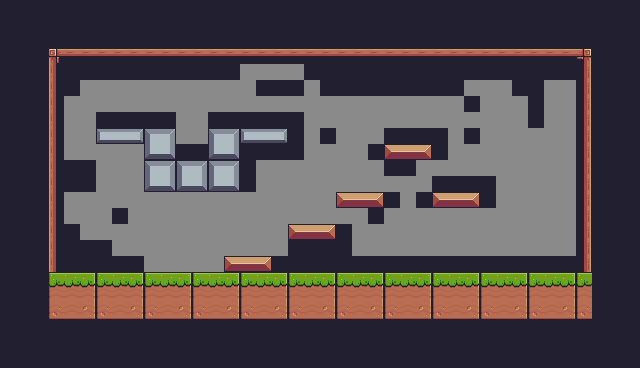

Rendered tile map (Tiled .tmx) drawn with the repository's tilesets; below, a short description and the full map source, tile grids included:
An orthogonal 40x23 tile map with 16x16 px tiles, 1 tile layer (Background) and 16 objects (10x Platform, Player).

<map version="1.10" tiledversion="1.11.0" orientation="orthogonal" renderorder="right-down" width="40" height="23" tilewidth="16" tileheight="16" infinite="0" backgroundcolor="#8a8a8a" nextlayerid="6" nextobjectid="22">
 <tileset firstgid="1" source="Pixel_Adventure.tsx" />
 <layer id="1" name="Background" width="40" height="23">
  <properties>
   <property name="BackgroundColor" value="Gray" />
  </properties>
  <data encoding="csv">
112,112,112,112,112,112,112,112,112,112,112,112,112,112,112,112,112,112,112,112,112,112,112,112,112,112,112,112,112,112,112,112,112,112,112,112,112,112,112,112,
112,112,112,112,112,112,112,112,112,112,112,112,112,112,112,112,112,112,112,112,112,112,112,112,112,112,112,112,112,112,112,112,112,112,112,112,112,112,112,112,
112,112,112,112,112,112,112,112,112,112,112,112,112,112,112,112,112,112,112,112,112,112,112,112,112,112,112,112,112,112,112,112,112,112,112,112,112,112,112,112,
112,112,112,89,90,90,90,90,90,90,90,90,90,90,90,90,90,90,90,90,90,90,90,90,90,90,90,90,90,90,90,90,90,90,90,90,91,112,112,112,
112,112,112,111,112,112,112,112,112,112,112,112,112,112,112,0,0,0,0,112,112,112,112,112,112,112,112,112,112,112,112,112,112,112,112,112,113,112,112,112,
112,112,112,111,112,0,0,0,0,0,0,0,0,0,0,0,112,112,112,0,112,112,112,112,112,112,112,112,112,0,0,0,112,112,0,0,113,112,112,112,
112,112,112,111,0,0,0,0,0,0,0,0,0,0,0,0,0,0,0,0,0,0,0,0,0,0,0,0,0,112,0,0,0,112,0,0,113,112,112,112,
112,112,112,111,0,0,112,112,112,112,112,0,0,112,112,112,112,112,112,0,0,0,0,0,0,0,0,0,0,0,0,0,0,112,0,0,113,112,112,112,
112,112,112,111,0,0,101,102,103,124,125,0,0,124,125,101,102,103,112,0,112,0,0,0,112,112,112,112,0,112,0,0,0,0,0,0,113,112,112,112,
112,112,112,111,0,0,0,0,0,146,147,112,112,146,147,112,112,112,112,0,0,0,0,112,13,14,15,112,0,0,0,0,0,0,0,0,113,112,112,112,
112,112,112,111,112,112,0,0,0,124,125,124,125,124,125,112,0,0,0,0,0,0,0,0,112,112,0,0,0,0,0,0,0,0,0,0,113,112,112,112,
112,112,112,111,112,112,0,0,0,146,147,146,147,146,147,112,0,0,0,0,0,0,0,0,0,0,0,112,112,112,112,0,0,0,0,0,113,112,112,112,
112,112,112,111,0,0,0,0,0,0,0,0,0,0,0,0,0,0,0,0,0,13,14,15,112,0,112,13,14,15,112,0,0,0,0,0,113,112,112,112,
112,112,112,111,0,0,0,112,0,0,0,0,0,0,0,0,0,0,0,0,0,0,0,112,0,0,0,0,0,0,0,0,0,0,0,0,113,112,112,112,
112,112,112,111,112,0,0,0,0,0,0,0,0,0,0,0,0,0,13,14,15,112,0,0,0,0,0,0,0,0,0,0,0,0,0,0,113,112,112,112,
112,112,112,111,112,112,112,0,0,0,0,0,0,0,0,0,0,0,112,112,112,112,0,0,0,0,0,0,0,0,0,0,0,0,0,0,113,112,112,112,
112,112,112,111,112,112,112,112,112,0,0,0,0,0,13,14,15,112,112,112,112,112,112,112,112,112,112,112,112,112,112,112,112,112,112,112,113,112,112,112,
112,112,112,7,8,9,7,8,9,7,8,9,7,8,9,7,8,9,7,8,9,7,8,9,7,8,9,7,8,9,7,8,9,7,8,9,7,112,112,112,
112,112,112,29,30,31,29,30,31,29,30,31,29,30,31,29,30,31,29,30,31,29,30,31,29,30,31,29,30,31,29,30,31,29,30,31,29,112,112,112,
112,112,112,51,52,53,51,52,53,51,52,53,51,52,53,51,52,53,51,52,53,51,52,53,51,52,53,51,52,53,51,52,53,51,52,53,51,112,112,112,
112,112,112,112,112,112,112,112,112,112,112,112,112,112,112,112,112,112,112,112,112,112,112,112,112,112,112,112,112,112,112,112,112,112,112,112,112,112,112,112,
112,112,112,112,112,112,112,112,112,112,112,112,112,112,112,112,112,112,112,112,112,112,112,112,112,112,112,112,112,112,112,112,112,112,112,112,112,112,112,112,
112,112,112,112,112,112,112,112,112,112,112,112,112,112,112,112,112,112,112,112,112,112,112,112,112,112,112,112,112,112,112,112,112,112,112,112,112,112,112,112
</data>
 </layer>
 <objectgroup id="5" name="Collisions">
  <object id="7" type="Platform" x="208.5" y="128.125" width="31.25" height="63.375" />
  <object id="8" type="Platform" x="240.5" y="127.5" width="48.25" height="17" />
  <object id="9" type="Platform" x="143.5" y="128" width="32.75" height="64.25" />
  <object id="10" type="Platform" x="176.75" y="160.25" width="31.75" height="32" />
  <object id="11" type="Platform" x="96.6364" y="128.455" width="46.6364" height="15.9091" />
  <object id="12" x="48.6667" y="270.167" width="543.5" height="49" />
  <object id="13" type="Platform" x="224.636" y="256.545" width="47" height="15.2727" />
  <object id="14" type="Platform" x="384.364" y="144.636" width="47.3636" height="15.2727" />
  <object id="15" type="Platform" x="336.364" y="192.455" width="47.3636" height="15.2727" />
  <object id="16" type="Platform" x="432.313" y="192.313" width="47.8125" height="15.8125" />
  <object id="17" type="Platform" x="288.625" y="224.125" width="47" height="15.875" />
  <object id="18" x="582" y="48" width="11.3333" height="272" />
  <object id="19" x="49.3333" y="48" width="544" height="10" />
  <object id="20" x="48" y="47.3333" width="8.66667" height="272.667" />
  <object id="21" x="46.6667" y="270.667" width="545.333" height="16.6667" />
 </objectgroup>
 <objectgroup id="3" name="Spawnpoints">
  <object id="6" name="Player" type="Player" x="79.8333" y="199.667" width="32" height="34" />
 </objectgroup>
</map>
